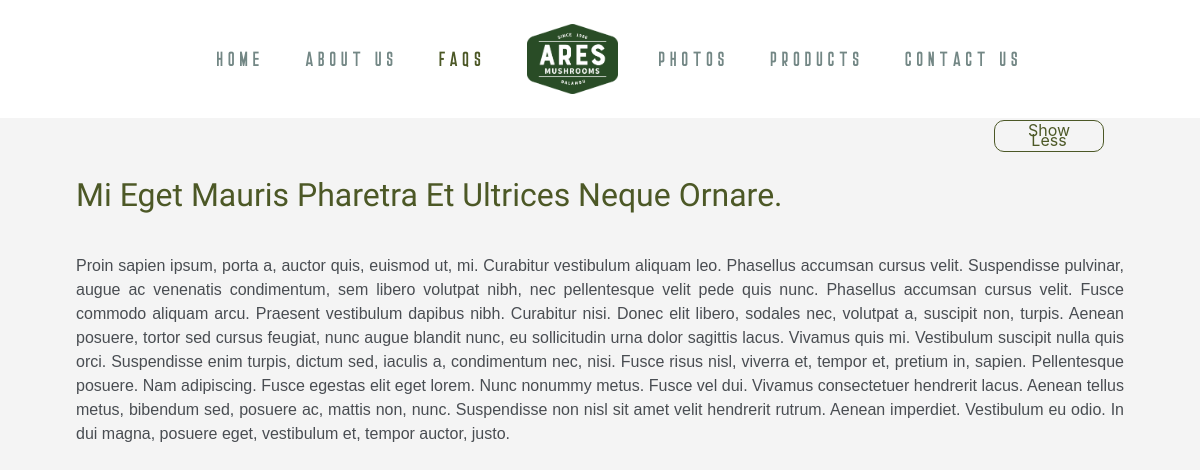
Page /faq/2/ on the committed database.
### website/models.py (models this page shows, shortened)
class BaseModel(models.Model):
    upload_date = models.DateTimeField(auto_now_add=True)
    modify_date = models.DateTimeField(auto_now=True)
    class Meta:
        abstract = True

class FAQ(BaseModel):
    title = models.CharField(max_length=200, unique=True)
    description = models.TextField()
    photo = models.ImageField(upload_to="Problem Image", null=True, blank=True)
    class Meta:
        verbose_name = "FAQ"
        verbose_name_plural = "FAQs"
        ordering = ["-upload_date", "-modify_date"]

### website/views.py (the view)
# urls.py: path("faq/<int:pk>/", FAQDetailView.as_view(), name="faq_detail"),
class FAQDetailView(DetailView):
    model = FAQ
    template_name = "faq_details.html"

### website/templatetags/tags.py (called while the page is built)
@register.filter
def active_link(value, link):
    link_data = link.split(",")
    link_data = list(map(str.strip, link_data))
    if len(link_data) == 1:
        link = reverse(link_data[0])
    else:
        link = reverse(link_data[0], args=(link_data[1]))
    if value == link:
        return "active"
    return ""

@register.filter()
def is_detail(value):
    value = value.split("/")
    link_data = list(map(str.strip, value))
    v = link_data[len(link_data) - 2]
    if v.isnumeric() is True:
        return "short"

@register.filter
def transparent(value, link):
    link_data = link.split(",")
    link_data = list(map(str.strip, link_data))
    if len(link_data) == 1:
        link = reverse(link_data[0])
    else:
        link = reverse(link_data[0], args=(link_data[1]))
    if value == link:
        return "transparent"
    return ""

### website/templates/faq_details.html (shortened to what this page needs)
{% extends 'base.html' %}
{% load static %}
{% block body %}
<div id="entry-details">
  <section class="faqDetailSection">
    <h2>{{object.title}}</h2>
    <p>{{object.description}}</p>
    <button class="back" id="less">Show Less</button>
  </section>
</div>
{% endblock body %}
{% block detailfaq %}
active
{% endblock detailfaq %}

### static/css/style.css (style rules this page uses)
body { background: rgba(155, 155, 155, 0.1); background-attachment: fixed; -webkit-font-smoothing: antialiased; -moz-osx-font-smoothing: grayscale; padding: 0; }
.faqDetailSection { width: 90%; margin: 10rem auto 0 auto; display: flex; flex-direction: column; }
.faqDetailSection h2 { font-family: "Lexend Deca", sans-serif; color: #4C5826; font-size: 2rem; text-overflow: clip; text-transform: capitalize; padding: 1rem; }
.faqDetailSection p { font-family: "Montserrat Regular", sans-serif; font-weight: 100; color: #494D52; text-align: justify; padding: 1rem; width: 100%; }
.faqDetailSection .back { width: 110px; background: rgba(0, 0, 0, 0); color: #4C5826; border: solid 1px #4C5826; border-radius: 10px; text-align: center; position: absolute; top: 6.5em; right: 5em; margin: 1em; padding: 0.2em 1em; height: 2em; line-height: 0.6em; transition: 0.4s; }

### rows in the picture
FAQ: title "Mi Eget Mauris Pharetra Et Ultrices Neque Ornare.", description "Proin sapien ipsum, porta a, auctor quis, euismod ut, mi. Curabitur vestibulum aliquam leo. Phasellus accumsan cursus velit. Suspendisse pulvinar, augue ac venenatis condimentum, sem libero volutpat nibh, nec pellentesque velit pede quis nunc. Phasellus accumsan cursus velit. Fusce commodo aliquam arcu. Praesent vestibulum dapibus nibh. Curabitur nisi. Donec elit libero, sodales nec, volutpat a, suscipit non, turpis. Aenean posuere, tortor sed cursus feugiat, nunc augue blandit nunc, eu sollicitudin urna dolor sagittis lacus. Vivamus quis mi. Vestibulum suscipit nulla quis orci. Suspendisse enim turpis, dictum sed, iaculis a, condimentum nec, nisi. Fusce risus nisl, viverra et, tempor et,…"
